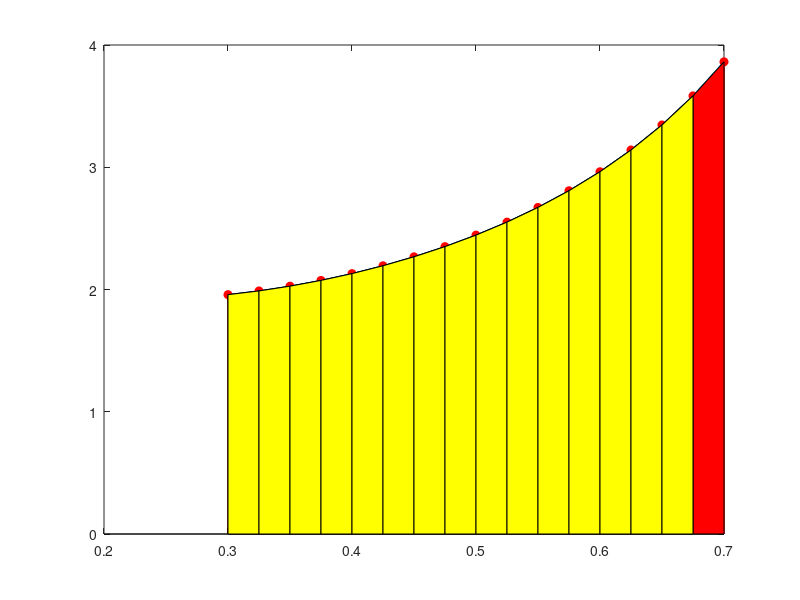

This chart was generated by the following MATLAB code:
function out = lab5_integration()
%     X = [0 5 10 15 20 25 30 35 40];
%     Y = [0 6.67 17.33 42.67 37.33 30.1 29.31 28.74 27.12];
    
    a = 0.3;
    b = 0.7;
    h = 0.025;

    [X, Y] = generate_points(a, b, h);
    area = solve_trapazoidal(X, Y);
    
    fprintf('The area of the points is %d using Trapazoidal Rule \n', area);
    plot_trapazoidal(X, Y);
    
    area = solve_simpson13(X, Y);
    fprintf('The area of the points is %d using Simpson 1/3 Rule \n', area);
    
    area = solve_simpson38(X, Y);
    fprintf('The area of the points is %d using Simpson 3/8 Rule \n', area);
    
end

function y = f(x)
    a = 10;
    y = (a*x)/(1+x*(a-1));
    
    y = 1/(y-x);
end

function [X, Y] = generate_points(a, b, h)
    X = [];
    Y = [];
    count = 1;
    for i=a:h:b
        X(count) = i;
        Y(count) = f(i);
        count = count + 1;
    end
end

function area = solve_trapazoidal(X, Y)
    area = 0;
    for i=1:length(X)-1
       area = area + 0.5*(X(i+1)-X(i))*(Y(i+1)+Y(i)); 
    end
end

function area = solve_simpson13(X, Y)
    area = 0;
    h = X(2) - X(1);
    
    for i=1:length(X)
        if(i==1 || i==length(X))
            area = area + Y(i);
        elseif(mod(i,2) == 0)
            area = area + 2*Y(i);
        else
            area = area + 4*Y(i);
        end
    end
    
    area = area*(h/3);
end

function area = solve_simpson38(X, Y)
    area = 0;
    h = X(2) - X(1);
    
    for i=1:length(X)
        if(i==1 || i==length(X))
            area = area + Y(i);
        elseif(mod(i,3) == 0)
            area = area + 2*Y(i);
        else
            area = area + 3*Y(i);
        end
    end
    
    area = area*((3*h)/8);
end

function out = plot_trapazoidal(X, Y)
    plot(X, Y, 'linewidth', 1);
    hold on
    stem(X, Y,'filled','r', 'linewidth', 1);
    for i=1:length(X)-1
        ar = area([X(i) X(i+1)], [Y(i) Y(i+1)], 'facecolor', 'R');
    end
    for i=1:length(X)-2
        ar = area([X(i) X(i+1)], [Y(i) Y(i+1)], 'facecolor', 'y');
        drawnow;
    end
end